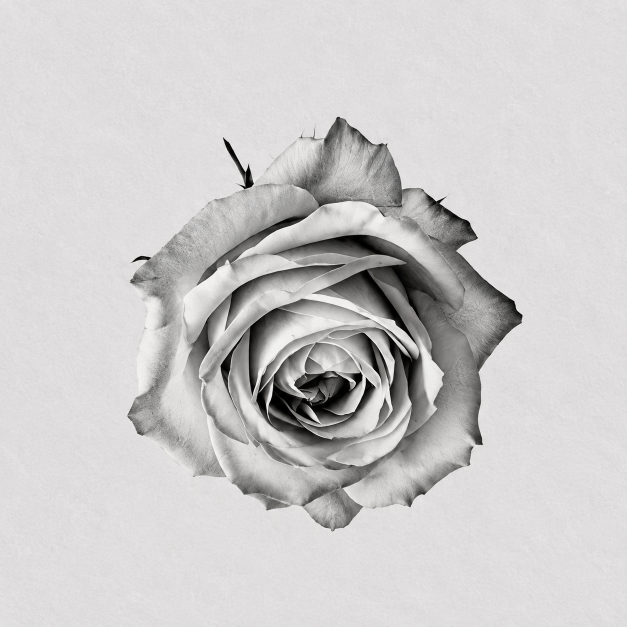
#> input picture Rose.png, 1254 x 1254 px (shown at 1/2 size)
$ python rose-to-braille.py ../Rose.png
#> lines starting #> are read from the running program, lines starting #| are printed output that depends on the picture; after the words box and inside, x2 and y2 are one past the last pixel; in counts of white or black regions, pixels touching at a corner belong together
#!/usr/bin/env python3
"""把图片转成 Braille 点阵字符画（学 hermes 的画法：1 字符 = 2×4 点）。

用法： python3 scripts/rose-to-braille.py Rose.png --cols 72 [--gamma 2.6] [--bg 0.135]
输出： 直接把各行打印到 stdout（可粘贴进 src/ui/portrait.ts，或重定向到文件）
原理： 块均值降采样（去噪）→ 背景减法（亮底归零）→ 对比拉伸 → Floyd–Steinberg 抖动
        → 逐 2×4 点块合成 Braille 码位（U+2800 + 位掩码）→ 裁剪全空行列
"""
import argparse, sys
from PIL import Image
import numpy as np

BIT = {(0, 0): 1, (0, 1): 2, (0, 2): 4, (1, 0): 8, (1, 1): 16, (1, 2): 32, (0, 3): 64, (1, 3): 128}


def braille(ink, cols, rows):
    gw, gh = cols * 2, rows * 4
    g = np.asarray(Image.fromarray((ink * 255).astype(np.uint8)).resize((gw, gh), Image.BOX)).astype(float) / 255
    w = g.copy()
    for y in range(gh):                       # Floyd–Steinberg：用点密度表达灰度
        for x in range(gw):
            old = w[y, x]; new = 1.0 if old > 0.5 else 0.0; w[y, x] = new; e = old - new
            if x + 1 < gw: w[y, x + 1] += e * 7 / 16
            if y + 1 < gh:
                if x > 0: w[y + 1, x - 1] += e * 3 / 16
                w[y + 1, x] += e * 5 / 16
                if x + 1 < gw: w[y + 1, x + 1] += e * 1 / 16
    d = w > 0.5
    out = []
    for cy in range(rows):
        out.append("".join(chr(0x2800 + sum(BIT[(dx, dy)] for dx in (0, 1) for dy in range(4) if d[cy * 4 + dy, cx * 2 + dx])) for cx in range(cols)))
    return trim([r for r in out if r.strip("\u2800 ")])


def trim(rows):
    if not rows: return rows
    n = max(len(r) for r in rows)
    rows = [r.ljust(n) for r in rows]
    keep = [x for x in range(n) if any(r[x] not in "\u2800 " for r in rows)]
    return [r[keep[0]:keep[-1] + 1] for r in rows]


def main():
    ap = argparse.ArgumentParser()
    ap.add_argument("image")
    ap.add_argument("--cols", type=int, default=72)
    ap.add_argument("--rows", type=int, default=0, help="0 = 按原图长宽比自动（终端字符高约宽两倍）")
    ap.add_argument("--bg", type=float, default=0.135, help="背景墨迹水平（亮底图 ≈ 0.13）")
    ap.add_argument("--gamma", type=float, default=2.6, help="对比提升系数")
    a = ap.parse_args()
    gray = np.asarray(Image.open(a.image).convert("L")).astype(float)
    ink = np.clip((1.0 - gray / 255.0 - a.bg) / (1 - a.bg), 0, 1)
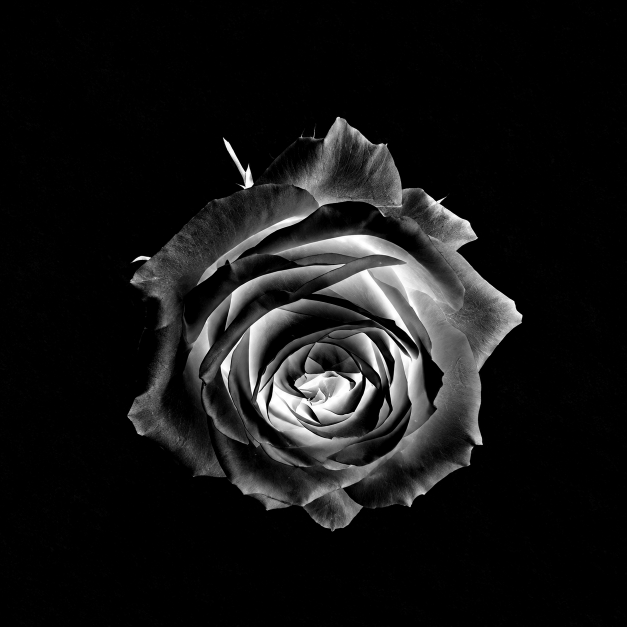
#> ink: shape (1254, 1254) float64 (shown at 1/2 size); min 0, max 1, mean 0.0853
    ink = np.clip(ink * a.gamma, 0, 1)
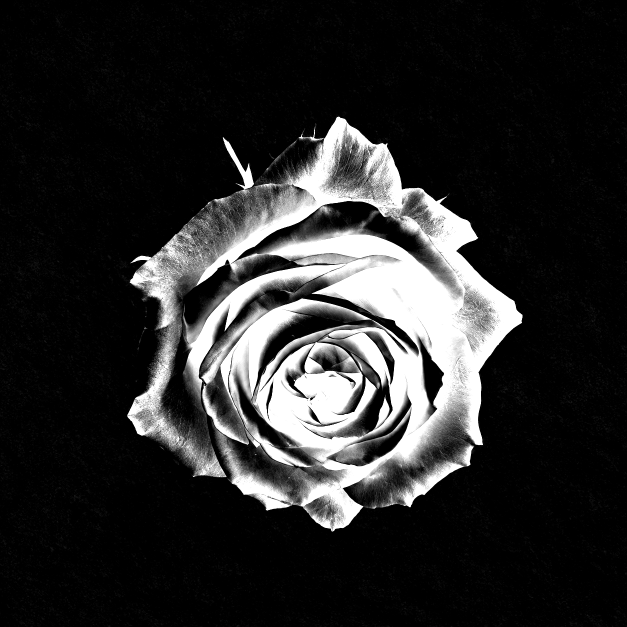
#> ink: shape (1254, 1254) float64 (shown at 1/2 size); min 0, max 1, mean 0.166
    ys, xs = np.where(ink > 0.25)              # 紧裁到主体
    ink = ink[ys.min():ys.max() + 1, xs.min():xs.max() + 1]
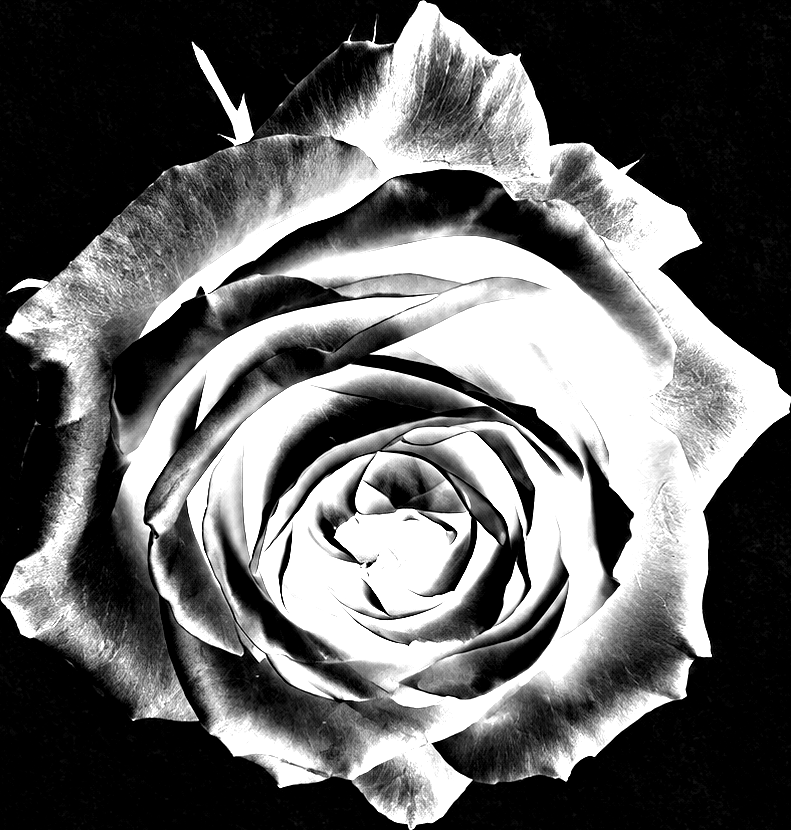
#> ink: shape (830, 791) float64; min 0, max 1, mean 0.392
    rows = a.rows or max(6, int(a.cols * ink.shape[0] / ink.shape[1] / 2))
#> rows = 37
    print("\n".join(braille(ink, a.cols, rows)))
#> in braille, `g = np.asarray(Image.fromarray((ink * 255).astype(np.uint8)).resize((g..`:
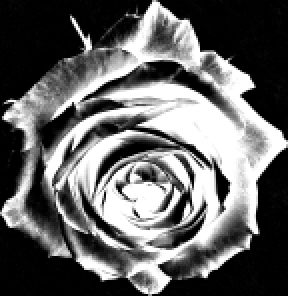
#> g: shape (148, 144) float64 (shown 2 times larger); min 0, max 1, mean 0.391
#> after the loop in braille, `for y in range(gh):`:
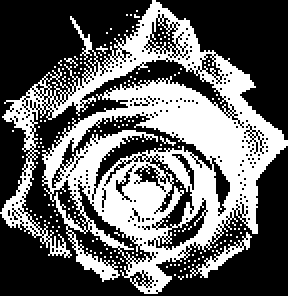
#> w: shape (148, 144) float64 (shown 2 times larger); values 0 (black) and 1 (white), 39% white; 168 white regions (166 under 20 px), largest, box (x1, y1, x2, y2) and area: (0, 0, 144, 147) 7944, (95, 116, 126, 139) 152
#> after the loop in braille, `for cy in range(rows):`: out = 37 items
#> in trim, `n = max(len(r) for r in rows)`: n = 72
#> in trim, `rows = [r.ljust(n) for r in rows]`: rows = 37 items
#> in trim, `keep = [x for x in range(n) if any(r[x] not in "\u2800 " for r in rows)]`: keep = 72 values from 0 to 71


if __name__ == "__main__":
    main()
